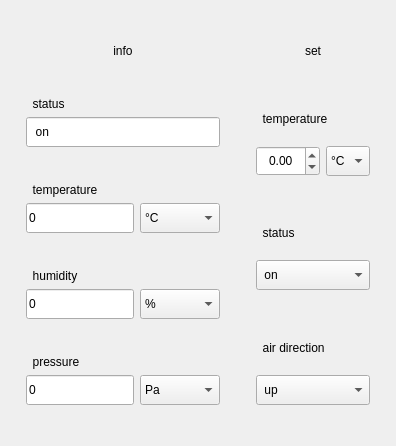
      <widget class="QWidget" name="tab">
       <attribute name="title">
        <string> Device №1 </string>
       </attribute>
       <layout class="QHBoxLayout" name="horizontalLayout_2">
        <item>
         <layout class="QVBoxLayout" name="infoLayout">
          <property name="leftMargin">
           <number>15</number>
          </property>
          <property name="topMargin">
           <number>15</number>
          </property>
          <property name="rightMargin">
           <number>15</number>
          </property>
          <property name="bottomMargin">
           <number>15</number>
          </property>
          <item>
           <widget class="QLabel" name="infoLabel">
            <property name="sizePolicy">
             <sizepolicy hsizetype="Preferred" vsizetype="Fixed">
              <horstretch>0</horstretch>
              <verstretch>0</verstretch>
             </sizepolicy>
            </property>
            <property name="minimumSize">
             <size>
              <width>0</width>
              <height>50</height>
             </size>
            </property>
            <property name="styleSheet">
             <string notr="true"/>
            </property>
            <property name="text">
             <string>info</string>
            </property>
            <property name="alignment">
             <set>Qt::AlignCenter</set>
            </property>
           </widget>
          </item>
          <item>
           <layout class="QVBoxLayout" name="temperatureLayout_7">
            <property name="topMargin">
             <number>15</number>
            </property>
            <property name="bottomMargin">
             <number>15</number>
            </property>
            <item>
             <widget class="QLabel" name="temperatureLabel_4">
              <property name="text">
               <string>  status</string>
              </property>
             </widget>
            </item>
            <item>
             <widget class="QLineEdit" name="lineEdit_10">
              <property name="minimumSize">
               <size>
                <width>0</width>
                <height>30</height>
               </size>
              </property>
              <property name="text">
               <string>  on</string>
              </property>
              <property name="readOnly">
               <bool>true</bool>
              </property>
             </widget>
            </item>
           </layout>
          </item>
          <item>
           <layout class="QVBoxLayout" name="temperatureLayout">
            <property name="topMargin">
             <number>15</number>
            </property>
            <property name="bottomMargin">
             <number>15</number>
            </property>
            <item>
             <widget class="QLabel" name="temperatureLabel">
              <property name="text">
               <string>  temperature</string>
              </property>
             </widget>
            </item>
            <item>
             <layout class="QHBoxLayout" name="temperatureLayout_2">
              <item>
               <widget class="QLineEdit" name="lineEdit">
                <property name="minimumSize">
                 <size>
                  <width>0</width>
                  <height>30</height>
                 </size>
                </property>
                <property name="text">
                 <string>0</string>
                </property>
                <property name="readOnly">
                 <bool>true</bool>
                </property>
               </widget>
              </item>
              <item>
               <widget class="QComboBox" name="comboBox">
                <property name="minimumSize">
                 <size>
                  <width>80</width>
                  <height>30</height>
                 </size>
                </property>
                <item>
                 <property name="text">
                  <string>°C</string>
                 </property>
                </item>
                <item>
                 <property name="text">
                  <string>°F</string>
                 </property>
                </item>
                <item>
                 <property name="text">
                  <string>K</string>
                 </property>
                </item>
               </widget>
              </item>
             </layout>
            </item>
           </layout>
          </item>
          <item>
           <layout class="QVBoxLayout" name="humidityLayout">
            <property name="topMargin">
             <number>15</number>
            </property>
            <property name="bottomMargin">
             <number>15</number>
            </property>
            <item>
             <widget class="QLabel" name="humidityLabel">
              <property name="text">
               <string>  humidity</string>
              </property>
             </widget>
            </item>
            <item>
             <layout class="QHBoxLayout" name="humidityLayout_2">
              <item>
               <widget class="QLineEdit" name="lineEdit_2">
                <property name="minimumSize">
                 <size>
                  <width>0</width>
                  <height>30</height>
                 </size>
                </property>
                <property name="text">
                 <string>0</string>
                </property>
                <property name="readOnly">
                 <bool>true</bool>
                </property>
               </widget>
              </item>
              <item>
               <widget class="QComboBox" name="comboBox_2">
                <property name="minimumSize">
                 <size>
                  <width>80</width>
                  <height>30</height>
                 </size>
                </property>
                <property name="maximumSize">
                 <size>
                  <width>100</width>
                  <height>16777215</height>
                 </size>
                </property>
                <item>
                 <property name="text">
                  <string>%</string>
                 </property>
                </item>
               </widget>
              </item>
             </layout>
            </item>
           </layout>
          </item>
          <item>
           <layout class="QVBoxLayout" name="pressureLayout">
            <property name="topMargin">
             <number>15</number>
            </property>
            <property name="bottomMargin">
             <number>15</number>
            </property>
            <item>
             <widget class="QLabel" name="pressureLabel">
              <property name="text">
               <string>  pressure</string>
              </property>
             </widget>
            </item>
            <item>
             <layout class="QHBoxLayout" name="pressureLayout_2">
              <item>
               <widget class="QLineEdit" name="lineEdit_3">
                <property name="minimumSize">
                 <size>
                  <width>0</width>
                  <height>30</height>
                 </size>
                </property>
                <property name="text">
                 <string>0</string>
                </property>
                <property name="readOnly">
                 <bool>true</bool>
                </property>
               </widget>
              </item>
              <item>
               <widget class="QComboBox" name="comboBox_3">
                <property name="minimumSize">
                 <size>
                  <width>80</width>
                  <height>30</height>
                 </size>
                </property>
                <property name="maximumSize">
                 <size>
                  <width>16777215</width>
                  <height>16777215</height>
                 </size>
                </property>
                <item>
                 <property name="text">
                  <string>Pa</string>
                 </property>
                </item>
                <item>
                 <property name="text">
                  <string>mmHg</string>
                 </property>
                </item>
               </widget>
              </item>
             </layout>
            </item>
           </layout>
          </item>
         </layout>
        </item>
        <item>
         <layout class="QVBoxLayout" name="setLayout">
          <property name="leftMargin">
           <number>15</number>
          </property>
          <property name="topMargin">
           <number>15</number>
          </property>
          <property name="rightMargin">
           <number>15</number>
          </property>
          <property name="bottomMargin">
           <number>15</number>
          </property>
          <item>
           <widget class="QLabel" name="setLabel">
            <property name="sizePolicy">
             <sizepolicy hsizetype="Expanding" vsizetype="Maximum">
              <horstretch>0</horstretch>
              <verstretch>1</verstretch>
             </sizepolicy>
            </property>
            <property name="minimumSize">
             <size>
              <width>0</width>
              <height>50</height>
             </size>
            </property>
            <property name="styleSheet">
             <string notr="true"/>
            </property>
            <property name="text">
             <string>set</string>
            </property>
            <property name="alignment">
             <set>Qt::AlignCenter</set>
            </property>
           </widget>
          </item>
          <item>
           <layout class="QVBoxLayout" name="temperatureSetLayout">
            <property name="topMargin">
             <number>15</number>
            </property>
            <property name="bottomMargin">
             <number>15</number>
            </property>
            <item>
             <widget class="QLabel" name="temperatureSetLabel">
              <property name="text">
               <string>  temperature</string>
              </property>
             </widget>
            </item>
            <item>
             <layout class="QHBoxLayout" name="temperatureSetLayout_2">
              <item>
               <widget class="QDoubleSpinBox" name="doubleSpinBox">
                <property name="minimumSize">
                 <size>
                  <width>0</width>
                  <height>30</height>
                 </size>
                </property>
                <property name="alignment">
                 <set>Qt::AlignCenter</set>
                </property>
                <property name="minimum">
                 <double>-60.000000000000000</double>
                </property>
                <property name="maximum">
                 <double>370.000000000000000</double>
                </property>
               </widget>
              </item>
              <item>
               <widget class="QComboBox" name="comboBox_6">
                <property name="minimumSize">
                 <size>
                  <width>0</width>
                  <height>30</height>
                 </size>
                </property>
                <item>
                 <property name="text">
                  <string>°C</string>
                 </property>
                </item>
                <item>
                 <property name="text">
                  <string>°F</string>
                 </property>
                </item>
                <item>
                 <property name="text">
                  <string>K</string>
                 </property>
                </item>
               </widget>
              </item>
             </layout>
            </item>
           </layout>
          </item>
          <item>
           <layout class="QVBoxLayout" name="statusLayout">
            <property name="topMargin">
             <number>15</number>
            </property>
            <property name="bottomMargin">
             <number>15</number>
            </property>
            <item>
             <widget class="QLabel" name="statusLabel">
              <property name="text">
               <string>  status</string>
              </property>
             </widget>
            </item>
            <item>
             <layout class="QVBoxLayout" name="verticalLayout_11">
              <item>
               <widget class="QComboBox" name="comboBox_4">
                <property name="minimumSize">
                 <size>
                  <width>0</width>
                  <height>30</height>
                 </size>
                </property>
                <item>
                 <property name="text">
                  <string> on</string>
                 </property>
                </item>
                <item>
                 <property name="text">
                  <string> off</string>
                 </property>
                </item>
                <item>
                 <property name="text">
                  <string> tech support</string>
                 </property>
                </item>
               </widget>
              </item>
             </layout>
            </item>
           </layout>
          </item>
          <item>
           <layout class="QVBoxLayout" name="directionLayout">
            <property name="topMargin">
             <number>15</number>
            </property>
            <property name="bottomMargin">
             <number>15</number>
            </property>
            <item>
             <widget class="QLabel" name="directionLabel">
              <property name="text">
               <string>  air direction</string>
              </property>
             </widget>
            </item>
            <item>
             <layout class="QVBoxLayout" name="verticalLayout_12">
              <item>
               <widget class="QComboBox" name="comboBox_5">
                <property name="minimumSize">
                 <size>
                  <width>0</width>
                  <height>30</height>
                 </size>
                </property>
                <item>
                 <property name="text">
                  <string> up</string>
                 </property>
                </item>
                <item>
                 <property name="text">
                  <string> down</string>
                 </property>
                </item>
               </widget>
              </item>
             </layout>
            </item>
           </layout>
          </item>
         </layout>
        </item>
       </layout>
      </widget>
